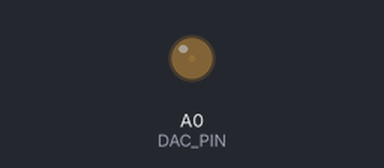
Recording of a sketch running on a simulated Arduino Zero (SAMD21). Shown: output pins drawn as LEDs (lit = HIGH).

Above: at 0.15 s.
Timing chart, 0 to 2.0 s (numbered marks = the images above):
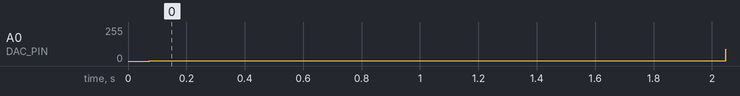

The sketch:

signalGeneratorForSTMTesting.ino
```cpp
#include <Arduino.h>

const int DAC_PIN = A0;  // DAC output pin
const int SAMPLE_RATE = 100000;  // Sample rate in Hz
const float MY_PI = 3.14159265358979323846;

int frequency = 1000;  // Starting frequency in Hz
int samplesPerWave;  // Number of samples per sine wave cycle
unsigned long lastUpdateTime = 0;  // Time of the last frequency update
unsigned long updateInterval = 2000;  // Interval to update the frequency in milliseconds
int sampleIndex = 0;  // Index of the current sample

void setup() {
  analogWriteResolution(10);  // Set DAC resolution to 10 bits
  samplesPerWave = SAMPLE_RATE / frequency;
}

void loop() {
  unsigned long currentTime = millis();

  // Generate the next sample of the sine wave
  float angle = 2 * MY_PI * sampleIndex / samplesPerWave;
  int value = (sin(angle) + 1) * 511.5;  // Scale sine value to 0-1023 range
  analogWrite(DAC_PIN, value);

  // Move to the next sample
  sampleIndex++;
  if (sampleIndex >= samplesPerWave) {
    sampleIndex = 0;
  }

  // Check if it's time to update the frequency
  if (currentTime - lastUpdateTime >= updateInterval) {
    lastUpdateTime = currentTime;
    frequency += 1000;  // Increase frequency by 1 kHz
    samplesPerWave = SAMPLE_RATE / frequency;  // Update samples per wave cycle
  }

  // Calculate the delay to achieve the desired sample rate
  delayMicroseconds(1000000 / SAMPLE_RATE);
}
```

Measured:
- by itself, A0 (DAC_PIN): 0/255 → 2/255 at 0.07 s, → 89/255 2.0 s later
